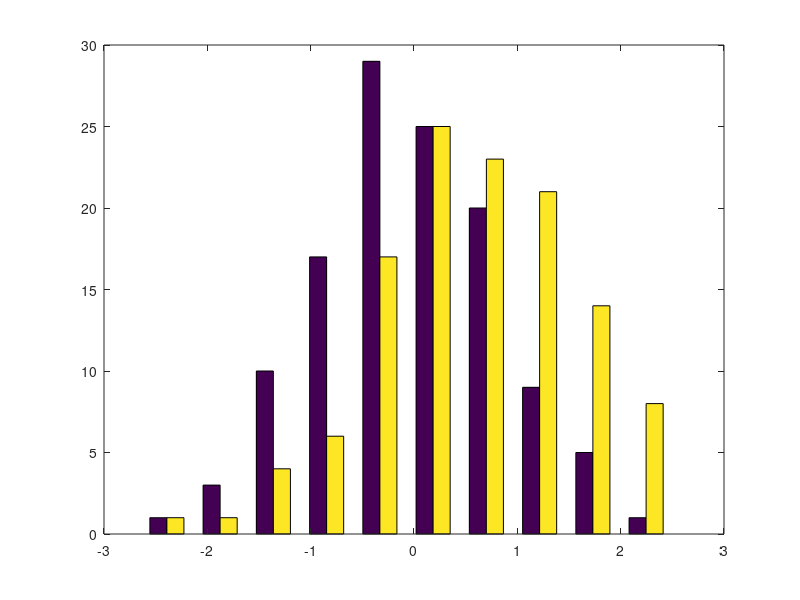

MATLAB code for this plot:
% statistical checking
close all
r1 = 0 + 1.*randn(120,1);
r2 = 0.5 + 1.*randn(120,1);

hist([r1,r2])

mean(r1)
var(r1)
mean(r2)
var(r2)

[H,P] = ttest(r1,r2)